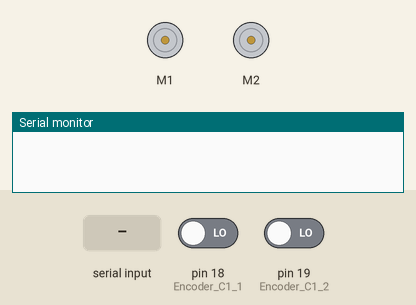
The sketch below on a simulated Arduino Mega 2560, built with avr-gcc and run on an emulated ATmega2560. Parts: 2 × DC motor (green arrow = forward, orange = backward, longer = faster), the last lines printed to the serial monitor. The test bench sets the inputs (shaded band); at power-on: pin 18 (Encoder_C1_1) LOW, pin 19 (Encoder_C1_2) LOW.

Above: at 1.2 s.
1.3 s: "90,45\n" received over Serial
At 1.49 s:
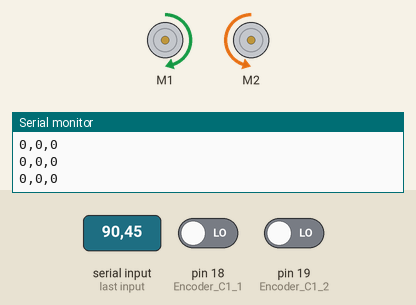
3.0 s: "2\n" received over Serial
At 4.2 s:
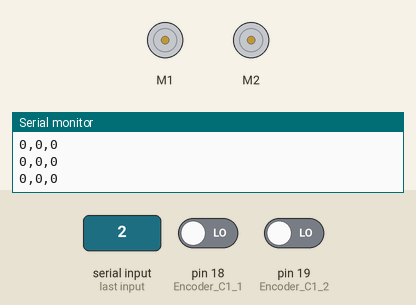
4.5 s: "8\n" received over Serial
At 5.1 s:
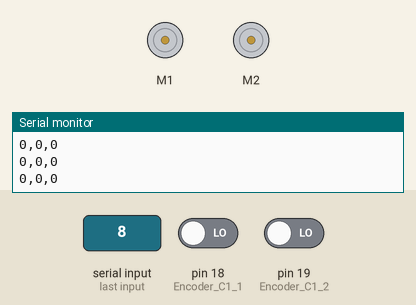
6.0 s: "6\n" received over Serial
At 6.3 s:
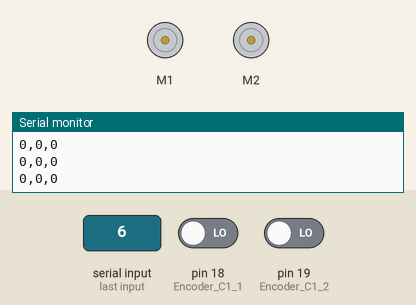
Timing chart, 0 to 8.5 s (numbered marks = the images above; inputs shaded):
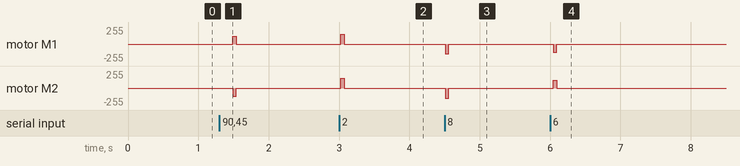

The sketch:

ControleRemoto.ino
```cpp
#include <math.h>
#include <AFMotor.h>

//---------------------------------Definicao de variáveis globais-------------------------------------
/* Velocidade Angular e linear */
float we = 0.0;
float wd = 0.0;
float we_ref = 0.0;
float wd_ref = 0.0;
int pulsos_E = 0;
int pulsos_D = 0;
float V;
float W;
/* Variaveis para envio */
int EnvioX = 0;
int EnvioY = 0;
int EnvioTETA = 0;
/* Constantes e definicoes do robo */
float Pi = 3.1415926535;
float X = 0, Y = 0, teta = 0;
int CE = 700;  //Resolucao do encoder
int RD = 3.56;  //right wheel
int RE = 3.56;  //Left wheel
int B = 18.2;  //Distancia entre rodas
/*  Variáveis detempo  */
unsigned long currentTime;
unsigned long lastTime = 0;
const unsigned long periodTime = 50;

/*Variaveis de controle PID roda esquerda */
float cntrlP_esq = 0;
float cntrlI_esq = 0;
float cntrlD_esq = 0;
float cntrlSignal_esq = 0;
float error_esq, lastError_esq = 0;
/*Variaveis de controle PID roda direita */
float cntrlP_dir = 0;
float cntrlI_dir = 0;
float cntrlD_dir = 0;
float cntrlSignal_dir = 0;
float error_dir, lastError_dir = 0;


float kp = 0.03;
float ki = 0.06;
float kd = 0.007;

/* Variaveis aux*/
float delta_x;
float delta_y;
float Theta_ref;
float Theta_Robo;
float delta_theta;
float delta_theta2;
float delta_l_ref;
float delta_l;

int comando;
/*Motor 2 - Esquerdo */
const byte Encoder_C1_2 = 19;
const byte Encoder_C2_2 = 33;
byte Encoder_C1_1Last_DIR;
long int duracao_DIR;
boolean Direcao_DIR;

/*Motor 1 - Esquerdo */
const byte Encoder_C1_1 = 18;
const byte Encoder_C2_1 = 31;
byte Encoder_C1_1Last_ESQ;
long int duracao_ESQ;
boolean Direcao_ESQ;

byte speed = 100; // Mude este valor (0-255) para controlar a velocidade dos motores
/* Definicao dos pinos da ponte H.
  Enable e sentido de cada motor (horario ou anti-horario)
  Motor A -> ESQUERDO,  Motor B -> DIREITO*/

/*  PONTOS FINAIS  */
int xf = 100;
int yf = 0;

/*  Ganhos do controlador */
float k_theta = 0.06;
float k_l = 0.01;

AF_DCMotor motor1(1);  //Motor Esquerdo
AF_DCMotor motor2(2);  //Motor Direito

void setup() {
  Serial.begin(9600);
  motor1.setSpeed(0); //Vel.  Inicial como 0
  motor2.setSpeed(0);
  EncoderInit();
}

void loop() {
  if (millis() > lastTime + periodTime) { //Periodo amostral
    lastTime = millis(); // Reset Timer
    /* Leitura dos encoders*/
    noInterrupts();
    pulsos_E = duracao_ESQ;
    duracao_ESQ = 0;
    pulsos_D = duracao_DIR;
    duracao_DIR = 0;
    interrupts();

    /* Realizar a odometria */
    odometria(pulsos_D, pulsos_E);


    if (Serial.available() > 0) {
      comando = Serial.read() - '0';
      EnvioX = X * 100;
      EnvioY = Y * 100;
      EnvioTETA = teta * 100;
      Serial.print(EnvioX); Serial.print(",");
      Serial.print(EnvioY); Serial.print(",");
      Serial.println(EnvioTETA);

      switch (comando) {
        case 2:
          motor1.setSpeed(144.75);
          motor2.setSpeed(150);
          motor1.run(FORWARD);
          motor2.run(FORWARD);
          break;
        case 8:
          motor1.setSpeed(144.75);
          motor2.setSpeed(150);
          motor1.run(BACKWARD);
          motor2.run(BACKWARD);
          break;
        case 6:
          motor1.setSpeed(120);
          motor2.setSpeed(120);
          motor1.run(BACKWARD);
          motor2.run(FORWARD);
          break;
        case 4:
          motor1.setSpeed(120);
          motor2.setSpeed(120);
          motor1.run(FORWARD);
          motor2.run(BACKWARD);
          break;
        case 5:
          motor1.setSpeed(0);
          motor2.setSpeed(0);
          motor1.run(RELEASE);
          motor2.run(RELEASE);
          break;
        default:
          motor1.setSpeed(0);
          motor2.setSpeed(0);
          motor1.run(RELEASE);
          motor2.run(RELEASE);
      }
    }
  }
}
```

LeituraEncoder.ino
```cpp
//------------------INICIALIZACAO DO ENCODER---------
void EncoderInit()
{
  pinMode(Encoder_C2_1, INPUT);
  pinMode(Encoder_C2_2, INPUT);

  attachInterrupt(digitalPinToInterrupt(Encoder_C1_1), calculapulso_ESQ, CHANGE);
  attachInterrupt(digitalPinToInterrupt(Encoder_C1_2), calculapulso_DIR, CHANGE);
}

//---------------CALCULO ENCODER ESQUERDO-----------------
void calculapulso_ESQ()
{
  int Lstate = digitalRead(Encoder_C1_1);
  if ((Encoder_C1_1Last_ESQ == LOW) && Lstate == HIGH)
  {
    int val = digitalRead(Encoder_C2_1);
    if (val == LOW && Direcao_ESQ)
    {
      Direcao_ESQ = false; //Reverse
    }
    else if (val == HIGH && !Direcao_ESQ)
    {
      Direcao_ESQ = true;  //Forward
    }
  }
  Encoder_C1_1Last_ESQ = Lstate;

  if (!Direcao_ESQ)  duracao_ESQ--;
  else  duracao_ESQ++;
}
//-----------------------CALCULO DO ENCODER DIREITO-------------------
void calculapulso_DIR()
{
  int Lstate = digitalRead(Encoder_C1_2);
  if ((Encoder_C1_1Last_DIR == LOW) && Lstate == HIGH)
  {
    int val = digitalRead(Encoder_C2_2);
    if (val == LOW && Direcao_DIR)
    {
      Direcao_DIR = false; //Reverse
    }
    else if (val == HIGH && !Direcao_DIR)
    {
      Direcao_DIR = true;  //Forward
    }
  }
  Encoder_C1_1Last_DIR = Lstate;

  if (!Direcao_DIR)  duracao_DIR++;
  else  duracao_DIR--;
}
```

odometria.ino
```cpp
void odometria(int ND, int NE) {
  X = X + (RD * ND + RE * NE) * (Pi / CE) * cos(teta);
  Y = Y + (RD * ND + RE * NE) * (Pi / CE) * sin(teta);
  teta = teta + (RD * ND - RE * NE) * (2 * Pi / CE) / B;
}
```

Measured:
- after the input at 1.3 s, motor M1: stopped → forward 120/255 after 0.19 s, → stopped 0.05 s later; motor M2: stopped → backward 120/255 after 0.19 s, → stopped 0.05 s later
- after the input at 3.0 s, motor M1: stopped → forward 144/255 at once, → stopped 0.05 s later; motor M2: stopped → forward 150/255 at once, → stopped 0.05 s later
- after the input at 4.5 s, motor M1: stopped → backward 144/255 at once, → stopped 0.05 s later; motor M2: stopped → backward 150/255 at once, → stopped 0.05 s later
- after the input at 6.0 s, motor M1: stopped → backward 120/255 at once, → stopped 0.05 s later; motor M2: stopped → forward 120/255 at once, → stopped 0.05 s later
